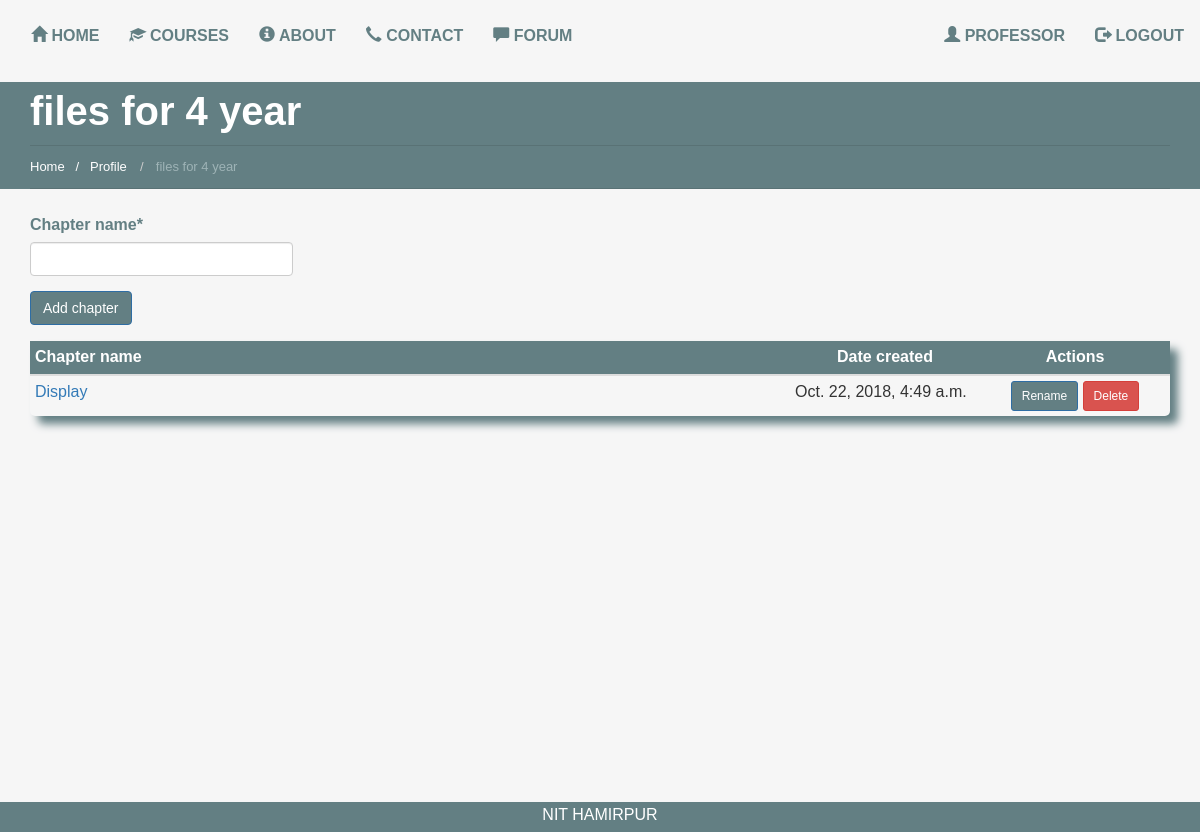
The app's page /courses/professor/files for 4 year/ (signed in) with its own data.
### users/models.py (models this page shows)
class UserProfile(AbstractUser):
    is_professor = models.BooleanField(default=False)
    is_site_admin = models.BooleanField(default=False)

### courses/models.py (models this page shows, shortened)
class Course(models.Model):
    course_name = models.CharField(unique=True, max_length=20)
    course_created_date = models.DateTimeField(auto_now_add=True)
    user = models.ForeignKey(UserProfile, default=1)
    students = models.ManyToManyField(UserProfile, related_name='students_to_course')
    for_everybody = models.BooleanField(default=True)
    def __unicode__(self):
        return self.course_name

class Chapter(models.Model):
    chapter_name = models.CharField(max_length=20)
    chapter_created_date = models.DateTimeField(auto_now_add=True)
    course = models.ForeignKey(Course, on_delete=models.CASCADE, default=1)
    slug = models.SlugField(unique=True)
    def get_absolute_url(self):
        return reverse("chapter", kwargs={"course_name": self.course,
                                          "slug": self.slug})

### courses/views.py (the view)
# urls.py: url(r'^professor/(?P<course_name>[\w ]+)/$', course_views.course, name='professor_course'),
@user_passes_test(lambda user: user.is_professor)
def course(request, course_name=None):
    add_chapter_form = AddChapterForm(request.POST or None)
    queryset_chapter = Chapter.objects.filter(course__course_name=course_name)
    context = {
        "title": course_name,
        "add_chapter_form": add_chapter_form,
        "queryset_chapter": queryset_chapter,
        "course_name": course_name,
        "path": "Profile",
        "redirect_path": "profile",
    }
    if add_chapter_form.is_valid():
        instance = add_chapter_form.save(commit=False)
        instance.course = Course.objects.get(course_name=course_name)
        instance.save()
        return redirect(reverse('professor_course', kwargs={'course_name': course_name}))
    return render(request, "courses/course.html", context)

### courses/forms.py (shortened to what this page needs)
class AddChapterForm(forms.ModelForm):
    class Meta:
        model = Chapter
        fields = ['chapter_name']

### templates/courses/course.html (shortened to what this page needs)
{% extends 'base.html' %}
{% load crispy_forms_tags %}
{% load staticfiles %}
{% block content %}
  <link href="{% static "css/course.css" %}" rel="stylesheet"/>
  {% include 'breadcrumb.html' %}
  <div class="container course-professor-panel">
    <div class="row">
      <div class="col-md-3">
        <form method='POST' action=''>
          {{ add_chapter_form|crispy }}
          <input class='btn btn-primary' type='submit' value='Add chapter'/>
        </form>
      </div>
    </div>
  </div>
  <div class="container">
    <div class="row">
      <div class="col-md-12">
        {% if queryset_chapter %}
          <table class="table table-condensed table-hover generic-table">
            <thead>
            <tr>
              <th>Chapter name</th>
              <th>Date created</th>
              <th>Actions</th>
            </tr>
            </thead>
            {% for instance in queryset_chapter %}
              <tr>
                <td class="col-md-8"><a href="{{ instance.get_absolute_url }}">{{ instance.chapter_name }}</a></td>
                <td class="col-md-2">{{ instance.chapter_created_date }}</td>
                <td class="col-md-2">
                  <a href="{% url 'edit_chapter' instance.course instance.slug %}">
                    <input class='btn btn-primary btn-sm' type='submit' value='Rename'/>
                  </a>
                  <a href="{% url 'delete_chapter' instance.course instance.slug%}">
                    <input class='btn btn-danger btn-sm' type='submit' value='Delete'/>
                  </a>
                </td>
              </tr>
            {%endfor%}
          </table>
        {% endif %}
      </div>
    </div>
  </div>
{% endblock %}

### templates/navbar.html (shortened to what this page needs)
<nav class="navbar" role="navigation">
  <div class="container-fluid">
    <div class="collapse navbar-collapse" id="mainNavBar">
      <ul class="nav navbar-nav">
        <li class="active"><a href="/"><span class="glyphicon glyphicon-home"></span> Home</a></li>
        {% if request.user.is_authenticated %}
          <li><a href="{% url 'courses' %}"><span class="glyphicon glyphicon-education"></span> Courses</a></li>
        {% else %}
          <li><a href="/"><span class="glyphicon glyphicon-education"></span> Courses</a></li>
        {% endif %}
        <li><a href="{% url 'about' %}"><span class="glyphicon glyphicon-info-sign"></span> About</a></li>
        <li><a href="{% url 'contact' %}"><span class="glyphicon glyphicon-earphone"></span> Contact</a></li>
        {% if request.user.is_authenticated %}
          <li><a href="{% url 'forum' %}"><span class="glyphicon glyphicon glyphicon-comment"></span> Forum</a></li>
        {% endif %}
      </ul>
      <ul class="nav navbar-nav navbar-right">
        {% if request.user.is_authenticated %}
          <li><a href="{% url 'profile' %}"><span class="glyphicon glyphicon-user"></span> {{ user.get_username }}</a>
          </li>
          <li><a href="/accounts/logout"><span class="glyphicon glyphicon-log-out"></span> Logout</a></li>
        {% else %}
          <li><a href="/accounts/register"><span class="glyphicon glyphicon-plus"></span> Sign Up</a></li>
          <li><a href="/accounts/login"><span class="glyphicon glyphicon-user"></span> Log In</a></li>
        {% endif %}
      </ul>
    </div>
  </div>
</nav>

### templates/breadcrumb.html (shortened to what this page needs)
{% load staticfiles %}
<link href="{% static "css/breadcrumb.css" %}" rel="stylesheet"/>
<div class="bread-h">
  <div class="container">
    <section class="title-section">
      <h1 class="title-header">{{ title }} </h1>
      <ul class="breadcrumb breadcrumb__t">
        <li>
          <a href="/">Home&nbsp</a>
          {% if  path  != None %}
            {% url 'forum' as forum_url %}
            {% if request.get_full_path != forum_url %}
              <span class="spacing-path">&nbsp/&nbsp&nbsp</span><a href="/{{ redirect_path }}">&nbsp{{ path }}&nbsp</a>
            {% endif %}
          {% endif %}
        </li>
        <li class="active">&nbsp{{ title }}</li>
      </ul>
    </section>
  </div>
</div>

### users/static_in_users/static_files/css/base.css (style rules this page uses)
html, body { font-family: 'Source Sans Pro', sans-serif; font-size: 100%; background-color: #F6F6F6; height: 100%; }
ul, ol { margin: 0; }

### users/static_in_users/static_files/css/home.css (style rules this page uses)
h4, h5, h6, h1, h2, h3 { margin-top: 0; }
ul, ol { margin: 0; }
html, body { font-family: 'Source Sans Pro', sans-serif; font-size: 100%; background-color: #F6F6F6; }
a { outline: none !important; }
@media (max-width: 1200px) { #mainNavBar { padding-left: 0; padding-right: 0; } }
#mainNavBar { margin-top: 10px; }
#mainNavBar li a { display: block; font-size: 1em; color: #637f83; -webkit-transition: all 0.3s ease; -moz-transition: all 0.3s ease; -o-transition: all 0.3s ease; transition: all 0.3s ease; text-transform: uppercase; font-weight: bold; }

### users/static_in_users/static_files/css/course.css (style rules this page uses)
.course-professor-panel { margin-top: 20px; }
.row { margin-bottom: 1em; }
.generic-table { -moz-border-radius: 5px; border-radius: 5px; -moz-box-shadow: 8px 8px 8px #637F83; -webkit-box-shadow: 8px 8px 8px #637F83; box-shadow: 8px 8px 8px #637F83; }
.generic-table td { word-break: break-all; }
.generic-table th { background-color: #637F83; color: white; }
.generic-table th:nth-last-child(-n+2) { text-align: center; }
.generic-table td:last-child { text-align: center; }
.btn-primary { background-color: #637F83;; }
label { color: #637F83; }

### users/static_in_users/static_files/css/breadcrumb.css (style rules this page uses)
.bread-h { background: #637f83; margin-bottom: 25px; }
.spacing-path { color: white; }
.title-section { background: #637f83; position: relative; border-bottom: 1px solid #597275; }
.title-section h1 { margin: 0 0 5px 0; line-height: 58px; font-size: 40px; font-weight: bold; color: #fff; }
.title-section ul { background: none; position: relative; margin: 0; padding: 9px 0 10px 0; border-top: 1px solid #597275; -webkit-border-radius: 0; -moz-border-radius: 0; border-radius: 0; }
.title-section ul li { line-height: 18px; font-size: 13px; color: #5f6775; }
.title-section ul li a { color: #fff; }
.breadcrumb > .active { color: #9eb3b6; }

### records on screen
UserProfile: get_username "PROFESSOR"
Course: course_name "files for 4 year"
Chapter: chapter_name "Display", chapter_created_date "Oct. 22, 2018, 4:49 a.m."

### other values on screen
{{ path }} "Profile"
